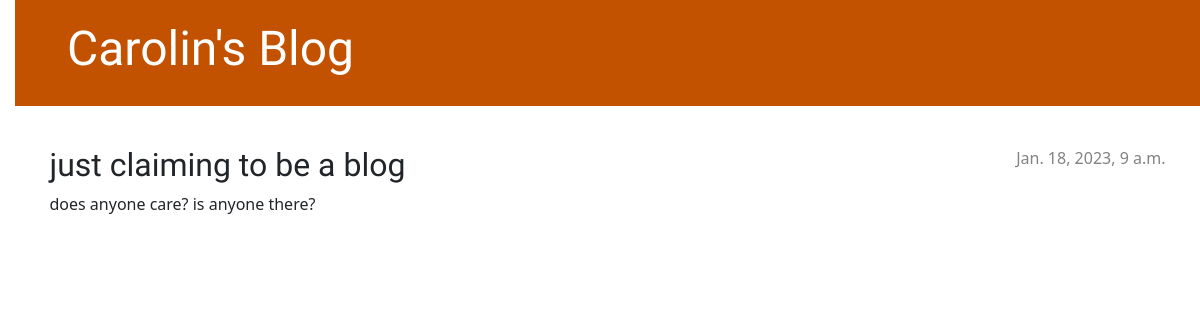
The app's page /post/1/ with its own data.
### blog/models.py (models this page shows, shortened)
class Post(models.Model):
    author = models.ForeignKey(settings.AUTH_USER_MODEL, on_delete=models.CASCADE)
    title = models.CharField(max_length=200)
    text = models.TextField()
    created_date = models.DateTimeField(default=timezone.now)
    published_date = models.DateTimeField(blank=True, null=True)

### blog/views.py (the view)
# urls.py: path('post/<int:pk>/', views.post_detail, name='post_detail'),
def post_detail(request, pk):
    post = get_object_or_404(Post, pk=pk)
    return render(request, 'blog/post_detail.html', {'post': post})

### blog/templates/blog/post_detail.html (shortened to what this page needs)
{% extends 'blog/base.html' %}
{% block content %}
    <article class="post">
        {% if post.published_date %}
            <time class="date">
                {{ post.published_date }}
            </time>
        {% endif %}
        <h2>{{ post.title }}</h2>
        <p>{{ post.text|linebreaksbr }}</p>
    </article>
{% endblock %}

### blog/static/css/blog.css (style rules this page uses)
body { padding-left: 15px; }
h1, h2, h3, h4 { font-family: 'Lobster', cursive; }
.date { color: #828282; }
.post { margin-bottom: 70px; }
.post > .date, .post > .actions { float: right; }

### records on screen
Post: published_date "Jan. 18, 2023, 9 a.m.", title "just claiming to be a blog", text "does anyone care? is anyone there?"
